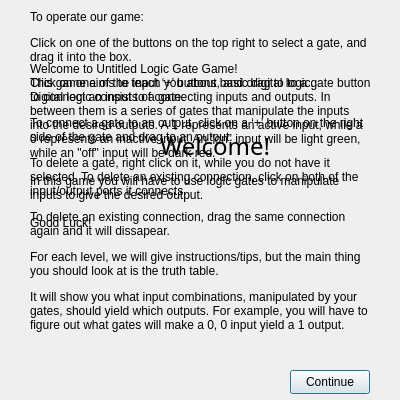
<?xml version="1.0" encoding="UTF-8"?>
<ui version="4.0">
 <class>welcomeScreen</class>
 <widget class="QDialog" name="welcomeScreen">
  <property name="geometry">
   <rect>
    <x>0</x>
    <y>0</y>
    <width>400</width>
    <height>400</height>
   </rect>
  </property>
  <property name="windowTitle">
   <string>Welcome!</string>
  </property>
  <widget class="QLabel" name="welcomeText">
   <property name="geometry">
    <rect>
     <x>160</x>
     <y>130</y>
     <width>151</width>
     <height>31</height>
    </rect>
   </property>
   <property name="font">
    <font>
     <family>Ravie</family>
     <pointsize>18</pointsize>
    </font>
   </property>
   <property name="text">
    <string>Welcome!</string>
   </property>
  </widget>
  <widget class="QPushButton" name="continueButton">
   <property name="geometry">
    <rect>
     <x>290</x>
     <y>370</y>
     <width>80</width>
     <height>24</height>
    </rect>
   </property>
   <property name="text">
    <string>Continue</string>
   </property>
  </widget>
  <widget class="QLabel" name="gameDescription">
   <property name="geometry">
    <rect>
     <x>30</x>
     <y>40</y>
     <width>341</width>
     <height>211</height>
    </rect>
   </property>
   <property name="text">
    <string>Welcome to Untitled Logic Gate Game!
This game aims to teach you about basic digital logic.
Digital logic consists of connecting inputs and outputs. In between them is a series of gates that manipulate the inputs into the desired outputs. A 1 represents an active input, while a 0 represents an inactive input. An “on” input will be light green, while an &quot;off&quot; input will be dark red.

In this game you will have to use logic gates to manipulate inputs to give the desired output.

Good Luck! </string>
   </property>
   <property name="wordWrap">
    <bool>true</bool>
   </property>
  </widget>
  <widget class="QLabel" name="controlDescription">
   <property name="geometry">
    <rect>
     <x>30</x>
     <y>10</y>
     <width>341</width>
     <height>361</height>
    </rect>
   </property>
   <property name="text">
    <string>&lt;html&gt;&lt;head/&gt;&lt;body&gt;&lt;p&gt;To operate our game:&lt;/p&gt;&lt;p&gt;Click on one of the buttons on the top right to select a gate, and drag it into the box.&lt;/p&gt;&lt;p&gt;Click on one of the input ‘+’ buttons, and drag to to a gate button to connect an input to a gate.&lt;/p&gt;&lt;p&gt;To connect a gate to an output, click on a ‘+’ button on the right side of the gate and drag to an output.&lt;/p&gt;&lt;p&gt;To delete a gate, right click on it, while you do not have it selected.  To delete an existing connection, click on both of the input/output ports it connects.&lt;/p&gt;&lt;p&gt;To delete an existing connection, drag the same connection again and it will dissapear.&lt;/p&gt;&lt;p&gt;For each level, we will give instructions/tips, but the main thing you should look at is the truth table.&lt;/p&gt;&lt;p&gt;It will show you what input combinations, manipulated by your gates, should yield which outputs. For example, you will have to figure out what gates will make a 0, 0 input yield a 1 output.&lt;/p&gt;&lt;p&gt;&lt;br/&gt;&lt;/p&gt;&lt;/body&gt;&lt;/html&gt;</string>
   </property>
   <property name="wordWrap">
    <bool>true</bool>
   </property>
  </widget>
 </widget>
 <resources/>
 <connections/>
</ui>
